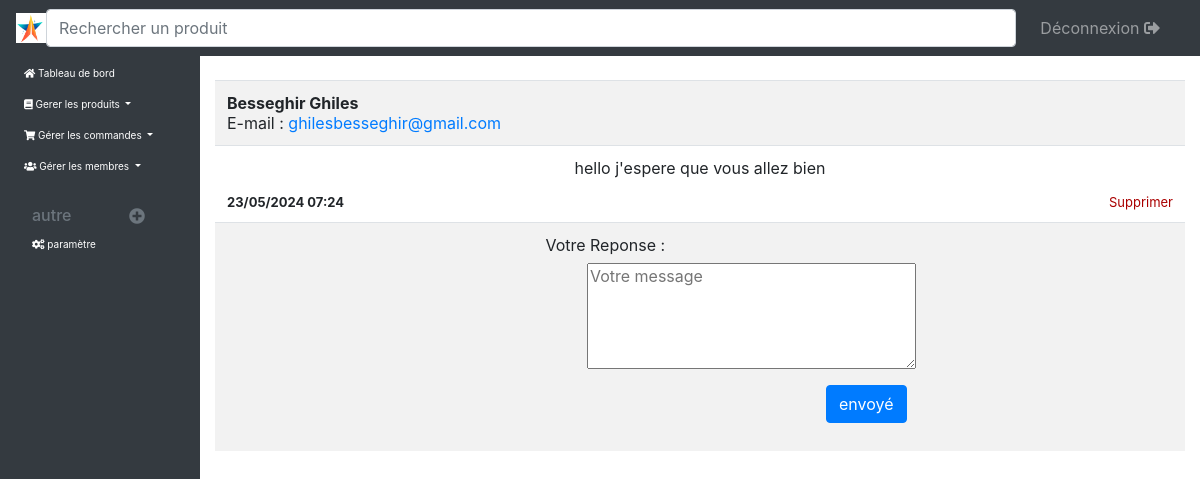
Page /Espace_admin/controleur/afficherMessage_controleur?mess=3 (signed in) on the committed database.
### tables this page shows
CREATE TABLE IF NOT EXISTS `message` (
  `id` int NOT NULL AUTO_INCREMENT,
  `id_u` int NOT NULL,
  `message` varchar(255) NOT NULL,
  `vue` int NOT NULL,
  `date` datetime NOT NULL,
  PRIMARY KEY (`id`)
);

CREATE TABLE IF NOT EXISTS `membres` (
  `id` int NOT NULL AUTO_INCREMENT,
  `nom` varchar(20) NOT NULL,
  `prenom` varchar(20) NOT NULL,
  `mail` varchar(255) NOT NULL,
  `pass` varchar(255) NOT NULL,
  `adress` varchar(255) NOT NULL,
  PRIMARY KEY (`id`)
);

### Espace_admin/controleur/afficherMessage_controleur.php (called while the page is built, shortened)
<?php
    include('../../autre/bdd.php');
    include('../modele/message_modele.php');
    if(isset($_GET['mess']) && !empty(recherche_message($_GET['mess'])) ){
        $mess=recherche_message($_GET['mess']);
    }else{
        header('Location: listeMessage_controleur.php');
    }
    include('../vue/afficherMessage_vue.php');
?>

### Espace_admin/modele/message_modele.php (called while the page is built, shortened)
<?php
    function recherche_message($id){
		global $bdd;
    $req= $bdd->prepare('SELECT *,m.id as idM, DATE_FORMAT(date,"%d/%m/%Y %H:%i")as date FROM message m,membres mb WHERE m.id_u=mb.id and m.id= :id');
        $req->execute(array( 'id'=>$id));
        $donnees= $req->fetch();
        return $donnees;
	}
?>

### Espace_admin/vue/afficherMessage_vue.php (the view, shortened to what this page needs)
<html>
<head>
    <link rel="stylesheet" href="../../css/bootstrap/dist/css/bootstrap.min.css" />
    <link rel="stylesheet" href="../../css/bootstrap/icone/css/all.css">
    <link href="../../css/style_admin.css" rel="stylesheet" />
</head>
<body>
    <?php include("../autre/menu.php"); ?>
    <section class="container-fluid col-lg-10 offset-lg-2 col-md-9 offset-md-3" id='princi'>
        <div class="table-responsive">
            <table class="table table-striped table-condensed ">
                <tr>
                    <td>
                        <strong><?php echo $mess['nom'].' '.$mess['prenom']; ?></strong>
                        <br>E-mail : <a href="<?php echo $mess['mail']; ?>"><?php echo $mess['mail']; ?></a>
                    </td>
                </tr>
                <tr>
                    <td>
                        <p class="text-center"><?php echo $mess['message']; ?></p>
                        <div style="font-size:13px;">
                            <strong><?php echo $mess['date']; ?></strong>
                            <a href="listeMessage_controleur.php?supp=<?php echo $mess['id']; ?>" class="float-right" style="color:#a00;"> Supprimer</a>
                        </div>
                    </td>
                </tr>
                <tr>
                    <td>
                        <form class="col-sm-6 offset-sm-3" method="post" action="mailto:<?php echo $mess['mail']; ?>">
                            <div class="form-group col-sm-10 offset-sm-1">
                                <label for="textarea" class="col-sm-12">Votre Reponse : </label>
                                <textarea id="message" name="message" type="textarea" class="formcontrol offset-sm-2" placeholder="Votre message" cols="30" rows="5"></textarea>
                            </div>
                            <div class="form-group float-right ">
                                <div class="col-lg-12">
                                    <button id="envoye" name="envoyé" class="btn btn-primary"><span class="glyphicon glyphicon-ok-sign"></span> envoyé </button>
                                </div>
                            </div>
                        </form>
                    </td>
                </tr>
            </table>
        </div>
    </section>
</body>
</html>

### css/style_admin.css (style rules this page uses)
#princi { margin-top: 80px; margin-bottom: 80px; }

### rows in the picture
message: membres.nom "Besseghir", membres.prenom "Ghiles", membres.mail "ghilesbesseghir@gmail.com", message "hello j'espere que vous allez bien"

### other values in the picture
$mess['date'] "23/05/2024 07:24"
